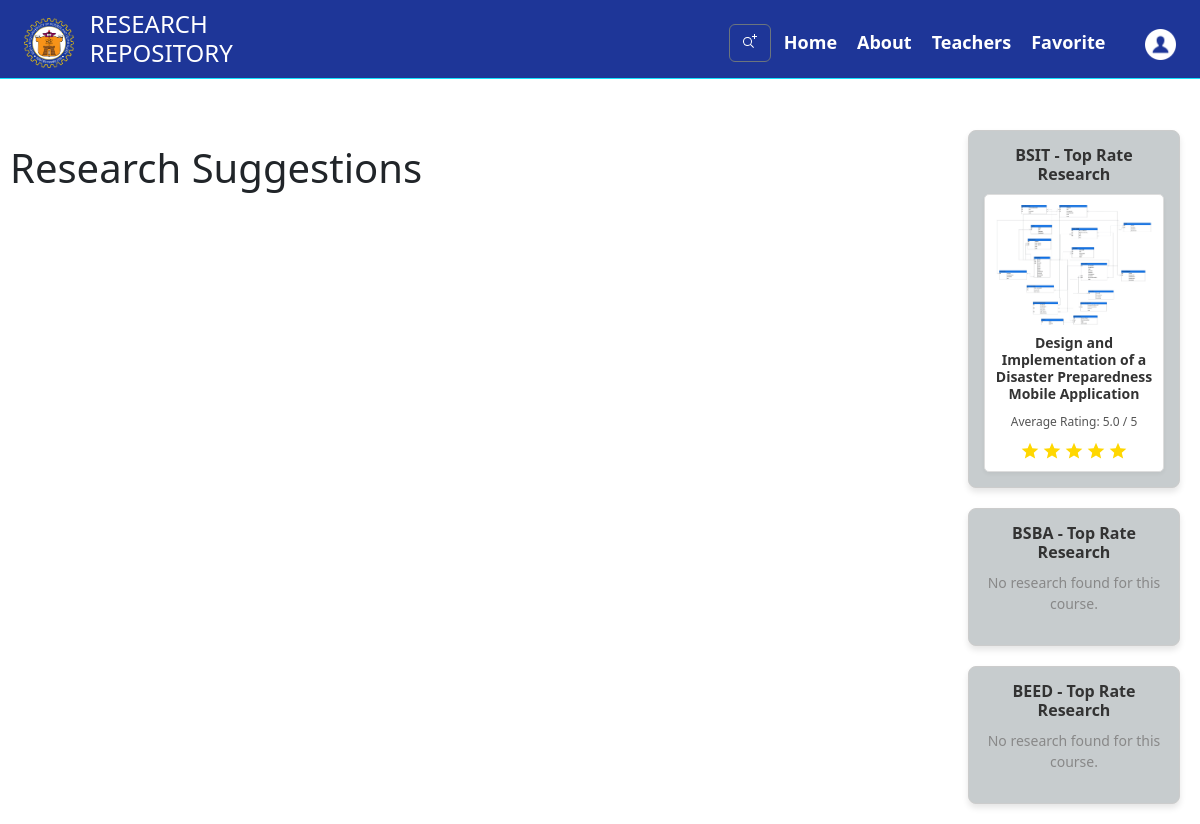
The page /homepage.php on the database its author committed.
### tables this page shows
CREATE TABLE `coursetbl` (
  `CourseID` int(5) NOT NULL,
  `CourseAcronym` varchar(100) NOT NULL,
  `CourseName` varchar(100) NOT NULL,
  `Description` text NOT NULL,
  `DateAdded` timestamp NOT NULL DEFAULT current_timestamp()
);

### homepage.php (the view, shortened to what this page needs)
<?php
require 'backend/dblogin.php';
$coursesQuery = "SELECT CourseID, CourseAcronym FROM coursetbl";
$coursesStmt = $pdo->prepare($coursesQuery);
$coursesStmt->execute();
$courses = $coursesStmt->fetchAll();
$currentYear = date('Y');
$lastYear = $currentYear - 1;
function renderRatingStars($averageRating) {
    $wholeStars = floor($averageRating);
    $fraction = $averageRating - $wholeStars;
    $totalStars = 5;
    $output = '';
    for ($i = 1; $i <= $wholeStars; $i++) {
        $output .= '<svg class="starRATE filled" xmlns="http://www.w3.org/2000/svg" viewBox="0 0 24 24">
                        <path d="M12 17.27L18.18 21l-1.64-7.03L22 9.24l-7.19-.61L12 2 9.19 8.63 2 9.24l5.46 4.73L5.82 21z"/>
                    </svg>';
    }
    for ($i = $wholeStars + ($fraction > 0 ? 1 : 0); $i < $totalStars; $i++) {
        $output .= '<svg class="starRATE" xmlns="http://www.w3.org/2000/svg" viewBox="0 0 24 24">
                        <path d="M12 17.27L18.18 21l-1.64-7.03L22 9.24l-7.19-.61L12 2 9.19 8.63 2 9.24l5.46 4.73L5.82 21z"/>
                    </svg>';
    }
    return $output;
}
?>
<!DOCTYPE html>
<html lang="en">
<head>
    <link href="https://cdn.jsdelivr.net/npm/bootstrap@5.0.2/dist/css/bootstrap.min.css" rel="stylesheet">
    <link href="css/custom2.css" rel="stylesheet">
</head>
<?php
include 'modal/header.php';
?>
<body>
    <div class="flexer">
        <div class="half left">
                <br>
            <h1>Research Suggestions</h1>
                </div>
                <div class="half right">
                <div class="rightbar-container">
            <?php foreach ($courses as $course) : ?>
                <?php
                $courseID = $course['CourseID'];
                $courseAcronym = htmlspecialchars($course['CourseAcronym']);
                $researchQuery = "
                    SELECT
                        A.ResearchID,
                        ROUND(AVG(A.Rate), 1) AS Rates,
                        B.Title,
                        B.ImageName
                    FROM
                        studentresearchratetbl AS A
                    LEFT JOIN
                        researchtbl AS B ON A.ResearchID = B.ResearchID
                    WHERE
                        B.CourseID = :courseID
                        AND YEAR(B.date) BETWEEN :lastYear AND :currentYear
                    GROUP BY
                        A.ResearchID
                    ORDER BY
                        Rates DESC
                    LIMIT 10";
                $researchStmt = $pdo->prepare($researchQuery);
                $researchStmt->execute([
                    'courseID' => $courseID,
                    'lastYear' => $lastYear,
                    'currentYear' => $currentYear
                ]);
                $researchItems = $researchStmt->fetchAll();
                ?>
                <div class="research-sidebar">
                    <h2 class="course-title"><?= htmlspecialchars($courseAcronym) ?> - Top Rate Research</h2>
                    <div class="course-research-items">
                        <?php if (!empty($researchItems)) : ?>
                            <?php foreach ($researchItems as $research) : ?>
                                <?php
                                $title = htmlspecialchars($research['Title']);
                                $imageUrl = !empty($research['ImageName']) ? "UploadIMG/" . htmlspecialchars($research['ImageName']) : "img/neust_logo.png";
                                $averageRating = $research['Rates'];
                                $researchID = $research['ResearchID'];
                                ?>
                                <a href="ResearchView?researchID=<?= $researchID ?>" class="research-item">
                                    <img src="<?= $imageUrl ?>" alt="<?= $title ?>">
                                    <h5><?= $title ?></h5>
                                    <p>Average Rating: <?= empty($averageRating) ? 0 : $averageRating ?> / 5</p>
                                    <div class="starsDiv">
                                        <?= renderRatingStars($averageRating) ?>
                                    </div>
                                </a>
                            <?php endforeach; ?>
                        <?php else : ?>
                            <p class="no-research-msg">No research found for this course.</p>
                        <?php endif; ?>
                    </div>
                </div>
            <?php endforeach; ?>
        </div>
        </div>
    </div>
</body>
</html>

### css/custom2.css (style rules this page uses)
h2 { color: #eb0808; text-align: center; }
.starsDiv { display: inline-flex; align-items: center; gap: 2px; }
.starRATE { width: 24px; height: 24px; fill: #ddd; }
.starRATE.filled { fill: gold; }

### homepage.php (style rules this page uses)
.starRATE { width: 20px; height: 20px; fill: #ccc; }
.starRATE.filled { fill: #FFD700; }
.rightbar-container { display: flex; flex-wrap: wrap; gap: 20px; padding: 10px; }
.research-sidebar { flex: 1 1 300px; max-width: 300px; background-color: #c7ccce; padding: 15px; border: 1px solid #ccc; border-radius: 8px; box-shadow: 0 4px 6px rgba(0, 0, 0, 0.1); overflow-y: auto; max-height: 600px; }
.course-title { font-size: 16px; font-weight: bold; margin-bottom: 10px; color: #333; text-align: center; }
.course-research-items { display: flex; flex-direction: column; gap: 15px; }
.no-research-msg { font-size: 14px; color: #888; text-align: center; }
.research-item { display: flex; flex-direction: column; align-items: center; gap: 10px; padding: 10px; background-color: #ffffff; border: 1px solid #ddd; border-radius: 5px; box-shadow: 0 2px 4px rgba(0, 0, 0, 0.05); text-decoration: none; }
.research-item img { width: 100%; height: 120px; object-fit: cover; border-radius: 5px; }
.research-item h5 { font-size: 14px; font-weight: bold; text-align: center; margin: 0; color: #333; }
.research-item p { font-size: 12px; text-align: center; margin: 0; color: #555; }
.flexer { padding-top:2rem; display: flex; flex-wrap: wrap; }
.half { padding: 10px; box-sizing: border-box; }
.left { flex: 8; }
.right { flex: 2; }

### modal/header.php (style rules this page uses)
img { height: 100%; width: auto; }

### rows shown on the page
coursetbl: CourseAcronym "BSIT", title "Design and Implementation of a Disaster Preparedness Mobile Application", averageRating "5.0"
coursetbl: CourseAcronym "BSBA", shows "No research found for this course."
coursetbl: CourseAcronym "BEED", shows "No research found for this course."
